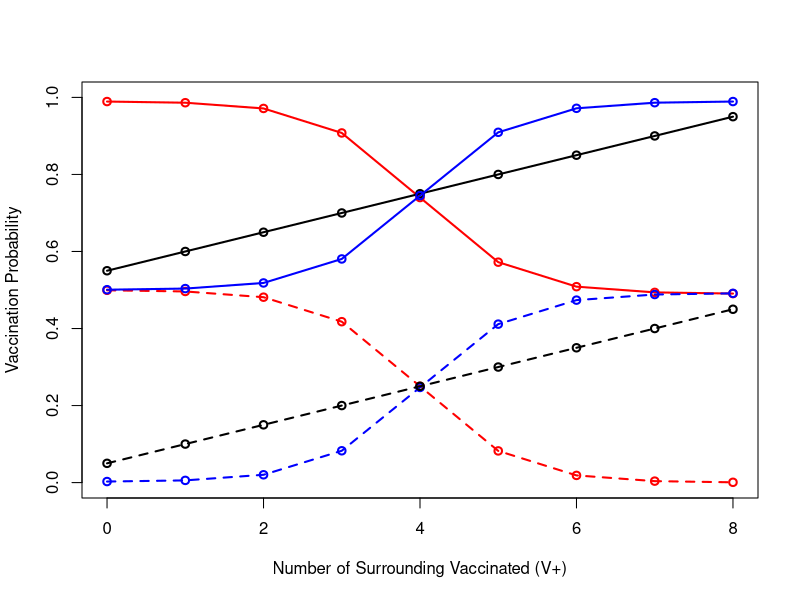
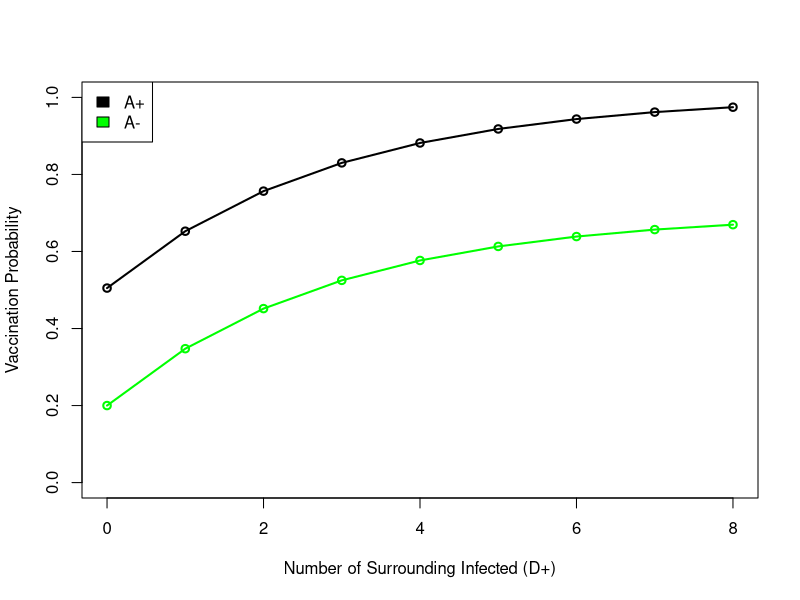
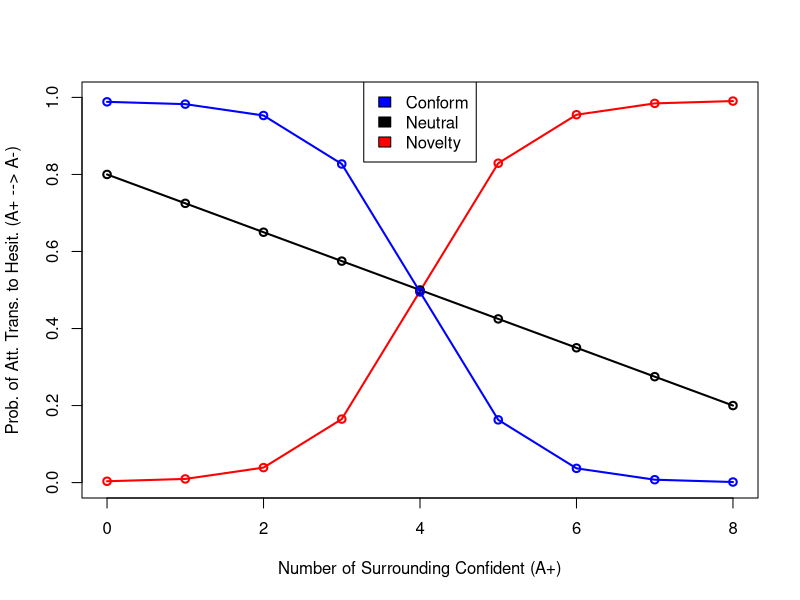
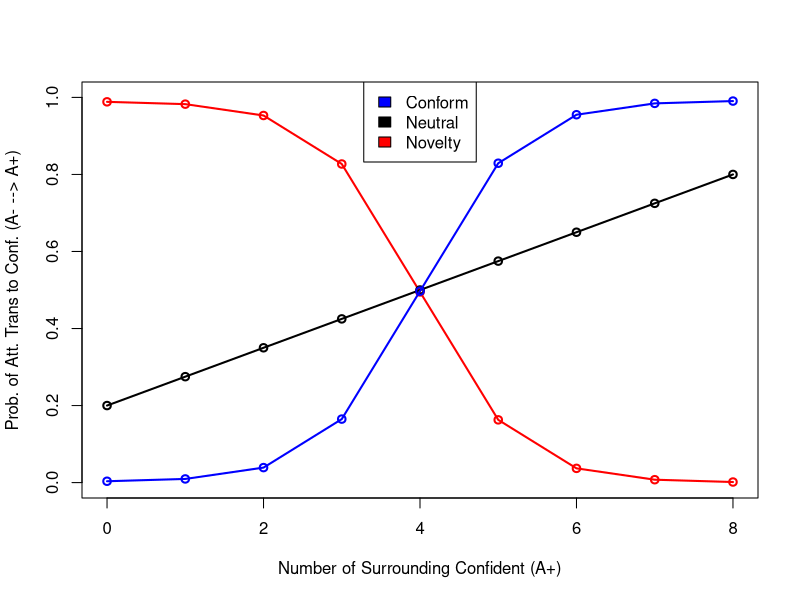
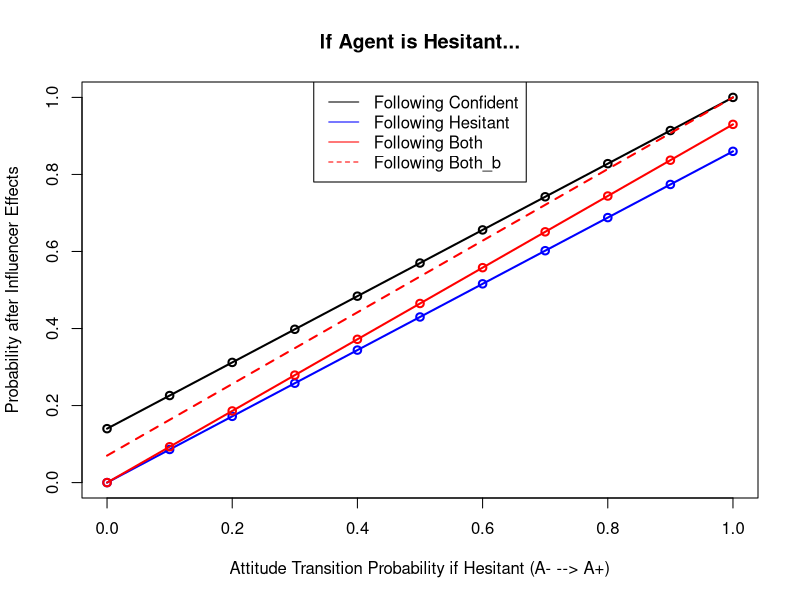
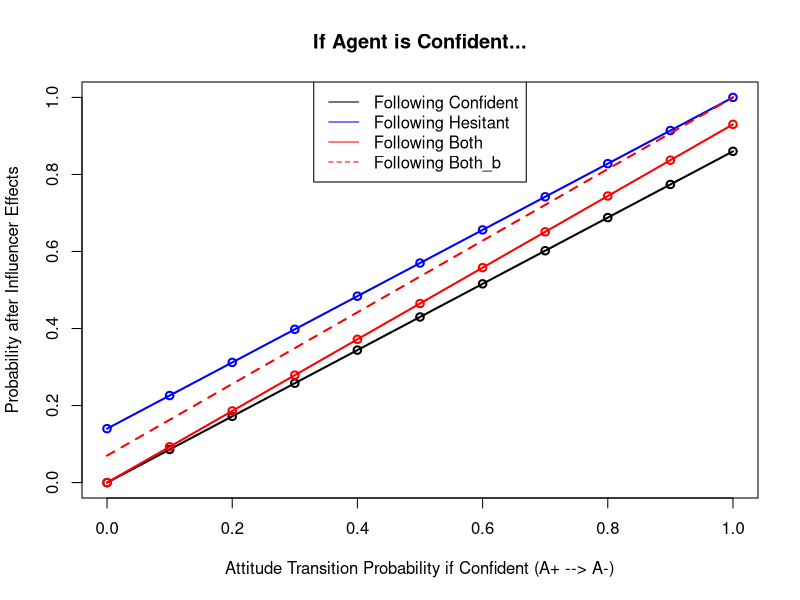

The R source for these figures, in order:
## ---- chunk 1
knitr::opts_chunk$set(echo = TRUE)
## ---- chunk 2
SumOfPostitives = c(0:8)
SumOfInfected = c(0:8)
SumOfVaccinated = c(0:8)
## ---- chunk 3
#Prob. of vaccinating if confident (A+) but hold novelty (B-) bias
topnov = 0.99 - 0.5/(1+ exp(-13*((SumOfVaccinated/8)-0.5))) #A+ Prob of vacc Nov
#Prob. of vaccinating if confident (A+) but hold conformity (B+) bias
topconfm = 0.5+ 0.49/(1+ exp(-13*((SumOfVaccinated/8)-0.5))) #A+ Prob of vacc Conform
#Prob. of vaccinating if confident (A+) but hold neutral (B0) bias
neut_conf_vacc = 0.05*(SumOfVaccinated) + 0.55 #(12/04/24)

#Prob. of vaccinating if hesitant (A-) but hold novelty (B-) bias
botnov = 0.5 - 0.5/(1+ exp(-13*((SumOfVaccinated/8)-0.5))) #A- Prob of vacc Nov
#Prob. of vaccinating if hesitant (A-) but hold conformity (B+) bias
botconfm = 0.002+ 0.49/(1+ exp(-13*((SumOfVaccinated/8)-0.5)))#A- Prob of vacc conform
#Prob. of vaccinating if hesitant (A-) but hold neutral (B0) bias
neut_hes_vacc = 0.05*(SumOfVaccinated) + 0.05

## ---- chunk 4
plot(SumOfVaccinated, topnov, type = "o", col = "red",lwd=2, ylim = 0:1, xlab="Number of Surrounding Vaccinated (V+)", ylab = "Vaccination Probability")#A+
lines(SumOfVaccinated, botnov, type = "o", col = "red", lty=2, lwd=2)
lines(SumOfVaccinated, neut_conf_vacc, type = "o", lwd=2)

lines(SumOfVaccinated,topconfm , type = "o", col = "blue", lwd=2)
lines(SumOfVaccinated, botconfm, type = "o", col = "blue", lty=2, lwd=2)
lines(SumOfVaccinated, neut_hes_vacc, type = "o", lty=2, lwd=2)
## ---- chunk 5
#Probability of Vaccinating if confident
pm3 =  (1.01 - exp(-0.35* SumOfInfected))/2 + 0.5
#Probability of Vaccinating if hesitant
pn3 = (1.2 - exp(-0.35* SumOfInfected))/2 + 0.1
## ---- chunk 6
plot(SumOfInfected, pm3, type = "o", col = "black", lwd=2, ylim = 0:1, xlab="Number of Surrounding Infected (D+)", ylab = "Vaccination Probability")#A+
lines(SumOfInfected, pn3, type = "o", col = "green", lwd=2)#A-
legend("topleft", c("A+", "A-"), fill = c("black", "green"))

## ---- chunk 7
#Confident novelty bias
px3 = 0.002 + (0.99/(1 + exp(-13*((SumOfPostitives/8)-0.5)))) 
#Confident neutral bias
neut_conf_transb = -0.075*(SumOfPostitives) + 0.8 #Change in code
#Confident conformist bias
pz3 = 0.99 - 0.99/(1+ exp(-13*((SumOfPostitives/8)-0.5)))

## ---- chunk 8
plot(SumOfPostitives, px3, type= "o", col = "red",lwd=2, ylim = 0:1,xlab = "Number of Surrounding Confident (A+)", ylab = "Prob. of Att. Trans. to Hesit. (A+ --> A-)")#novelty
lines(SumOfVaccinated, neut_conf_transb, type = "o", lwd=2)#neutral 8/14 poly
lines(SumOfPostitives, pz3, type = "o", col = "blue", lwd=2)#conform
legend("top", c("Conform", "Neutral", "Novelty"), fill = c("blue","black", "red"))
## ---- chunk 9
#Hesitant-Novelty bias
pz3 = 0.99 - 0.99/(1+ exp(-13*((SumOfPostitives/8)-0.5)))
#Hesitant-Neutral Bias
neut_hes_transb = 0.075*(SumOfPostitives) + 0.2 #Change in code
#Hesitant conformist bias
pr3 = 0.002 + 0.99/(1+ exp(-13*((SumOfPostitives/8)-0.5))) 

# neut_hes_trans2 = 0.003125*(SumOfPostitives)^2 + 0.0375*SumOfPostitives + 0.3
# neut_conf_trans = -0.0003125*(SumOfVaccinated)^2 - 0.12125*SumOfVaccinated + 0.99
# neut_conf_trans2 = 0.1125*(SumOfVaccinated) + 0.05 #Change in main code
## ---- chunk 10

plot(SumOfPostitives, pz3, type= "o", col = "red",lwd=2, ylim = 0:1, xlab = "Number of Surrounding Confident (A+)", ylab = "Prob. of Att. Trans to Conf. (A- --> A+)")
lines(SumOfPostitives, neut_hes_transb, type = "o", lwd=2)#neutral 8/14 poly
lines(SumOfPostitives, pr3, type = "o", col = "blue", lwd=2)
legend("top", c("Conform", "Neutral", "Novelty"), fill = c("blue","black", "red"))

## ---- chunk 11
prob_of_change <- seq(0,1, 0.1)
kk = 0.14

#if agent is hesitant and only follows confident -> increase prob of change by some factor determined by kk

#Currently: yy = prob_of_change + kk;  yy <- (1+kk)*(prob_of_change)
# New: yy = kk + (1-kk)*x^n OR
yh1 = kk + (1-kk)*prob_of_change #(Change in code; no need for 0 condition)

# if hesitant agent only follows hesitant --> reduce prob of change by some factor of kk

#Currently: yy <- prob_of_change-kk; yy <- prob_of_change*(1-kk)
#New:
yh2 = prob_of_change- (kk*prob_of_change) #(*** Essentially the same. Also no need for 0 condition)


#if hesitant agent follows both confident and hesitant ()
  #-> reduced prob of change but not as much as following only hesitant (incorporates backfire effect)

#Currently: yy <- prob_of_change -kk/2; (1-kk/2)*(prob_of_change)
#New:
yh3 = (1-kk/2)*prob_of_change #(*** Essentially the same. Also no need for 0 condition - Keep)

  # OR Prob of change increases, but not as much as if only following confident
yh3b = kk/2 + (1-kk/2)*prob_of_change

plot(prob_of_change, yh1, type = "o", lwd=2, ylim = 0:1, xlab = "Attitude Transition Probability if Hesitant (A- --> A+)", ylab = "Probability after Influencer Effects")
lines(prob_of_change, yh2, type = "o", lwd=2, col = "blue")
lines(prob_of_change, yh3, type = "o", lwd=2, col = "red")
lines(prob_of_change, yh3b, lty = 2, lwd=2, col = "red")
title("If Agent is Hesitant...")
legend("top", c("Following Confident", "Following Hesitant", "Following Both", "Following Both_b"), lty = c(1,1,1,2), col = c("black","blue", "red", "red"))



#If confident and only following confident --> reduce probability of change by kk

#Currently: yy <- prob_of_change - kk; yy <- prob_of_change*(1-kk)
#Update:
yc1 = prob_of_change- (kk*prob_of_change) #(*** Essentially the same. Also no need for 0 condition)

#if confident and only following hesitant -> increase prob of change

#Currently: yy <- prob_of_change + kk; yy <- prob_of_change*(1+kk)
#Update:
yc2 = kk + (1-kk)*prob_of_change #(Change in code; no need for 0 condition)

# if confident and following both confident and hesitant 
    #--> reduce probability of change but not as much only following confident
   
#Currently: yy <- prob_of_change - kk/2; yy = (1-kk/2)*(prob_of_change)
#Update:
yc3 = (1-kk/2)*prob_of_change #(*** Essentially the same. Also no need for 0 condition -- Keep)

    #OR Prob of change increases, but not as much as if only following hesitant
yc3b = kk/2 + (1-kk/2)*prob_of_change


plot(prob_of_change, yc1, type = "o", lwd=2, ylim = 0:1, xlab = "Attitude Transition Probability if Confident (A+ --> A-)", ylab = "Probability after Influencer Effects")
lines(prob_of_change, yc2, type = "o", lwd=2, col = "blue")
lines(prob_of_change, yc3, type = "o", lwd=2, col = "red")
lines(prob_of_change, yc3b, lty = 2, lwd=2, col = "red")
title("If Agent is Confident...")
legend("top", c("Following Confident", "Following Hesitant", "Following Both", "Following Both_b"), lty = c(1,1,1,2), col = c("black","blue", "red", "red"))


